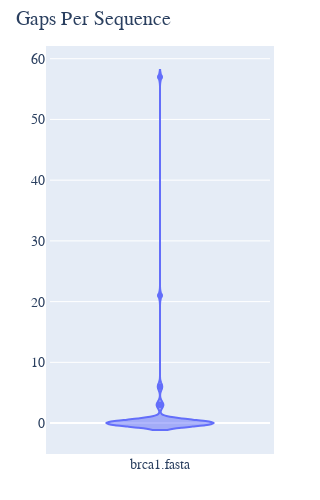

The code cell stored with this chart in its notebook:
### Markdown cell above
### Displaying unique gaps as a violin plot

### Code cell
counts = aln.count_gaps_per_seq(unique=True, drawable='violin')
counts.show(width=300, height=500)

### Figure 1 — Plotly figure (JSON) as saved in the notebook; plotly's stock layout.template omitted (floating-point values rounded to 4 significant figures)
{"data": [{"name": "brca1.fasta", "text": ["FlyingFox", "DogFaced", "FreeTaile", "LittleBro", "TombBat", "RoundEare", "FalseVamp", "LeafNose", "Horse", "Rhino", "Pangolin", "Cat", "Dog", "Llama", "Pig", "Cow", "Hippo", "SpermWhale", "HumpbackW", "Mole", "Hedgehog", "TreeShrew", "FlyingLem", "Galago", "HowlerMon", "Rhesus", "Orangutan", "Gorilla", "Human", "Chimpanzee", "Jackrabbit", "FlyingSqu", "OldWorld", "Mouse", "Rat", "NineBande", "HairyArma", "Anteater", "Sloth", "Dugong", "Manatee", "AfricanEl", "AsianElep", "RockHyrax", "TreeHyrax", "Aardvark", "GoldenMol", "Madagascar", "Tenrec", "LesserEle", "GiantElep", "Caenolest", "Phascogale", "Wombat", "Bandicoot"], "type": "violin", "y": [0, 0, 0, 0, 0, 0, 0, 0, 0, 0, 0, 0, 0, 0, 0, 3, 0, 0, 0, 0, 0, 3, 0, 3, 21, 0, 0, 0, 0, 0, 0, 57, 0, 0, 0, 0, 0, 0, 0, 0, 0, 0, 0, 0, 0, 0, 0, 0, 6, 0, 6, 0, 0, 0, 0]}], "layout": {"autosize": false, "font": {"family": "Balto", "size": 14}, "height": 500, "hovermode": "closest", "margin": {"b": 50, "l": 50, "pad": 4, "r": 50, "t": 50}, "showlegend": false, "title": {"text": "Gaps Per Sequence"}, "width": 300, "xaxis": {"autorange": true, "range": [-0.5, 0.5], "type": "category", "visible": true}, "yaxis": {"autorange": true, "range": [-4.433, 61.43], "type": "linear", "visible": true}}}
